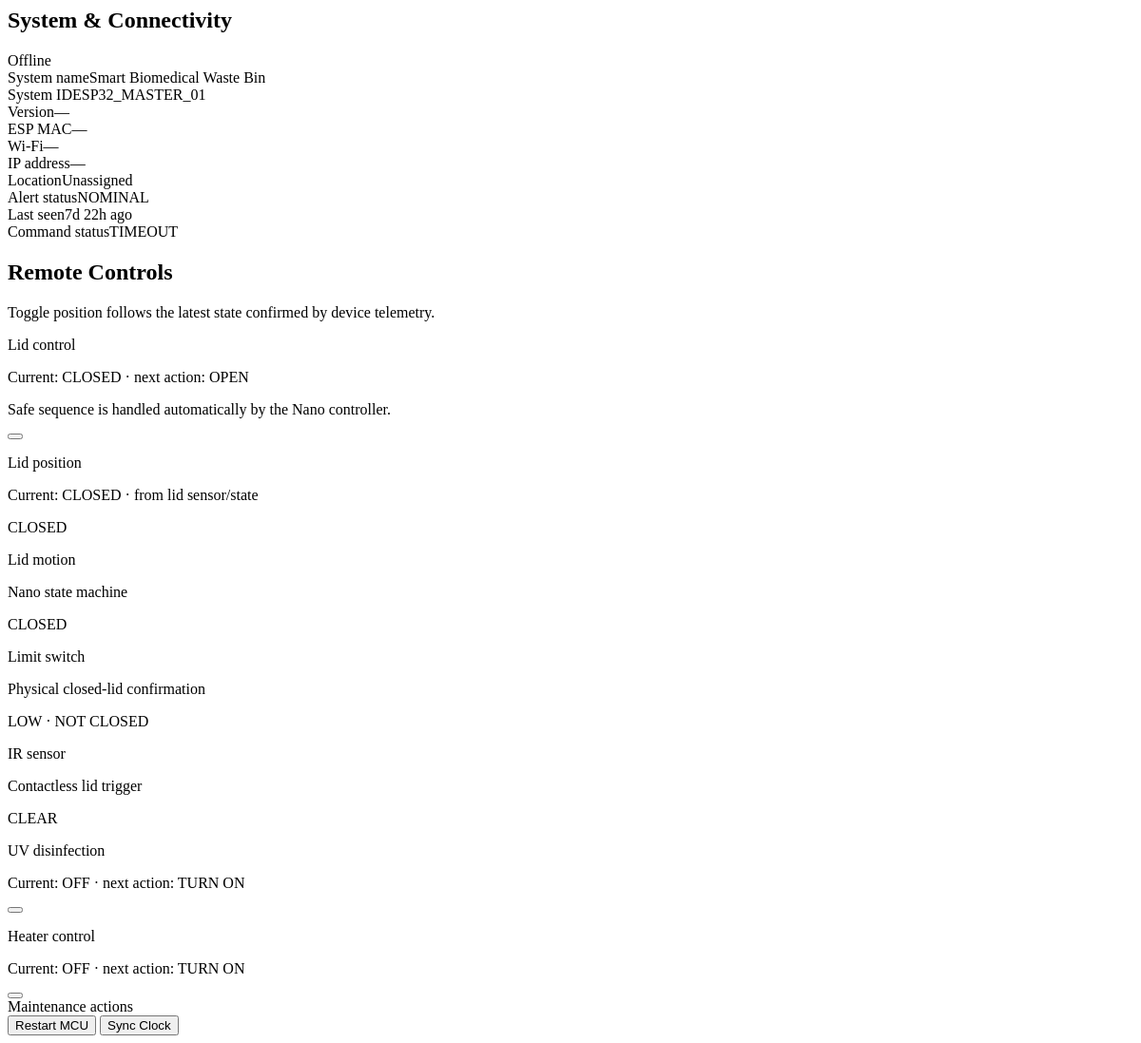
Page /device/1/controls-live/ (signed in) on the earlier database version.
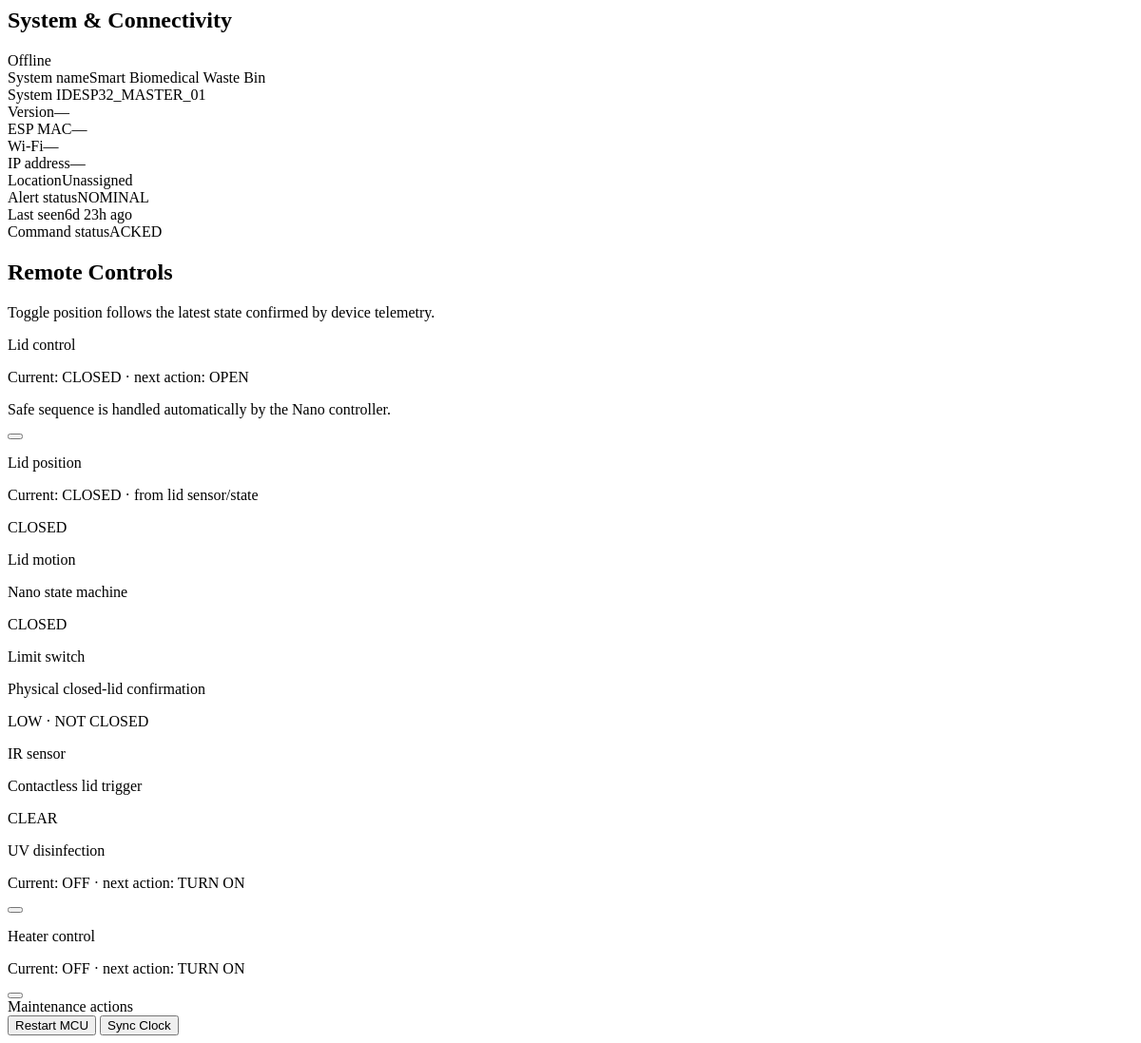
Same page on the later database version.
### home/models.py (models this page shows, shortened)
class SmartBin(models.Model):
    ALERT_CHOICES = [
        ('NOMINAL', 'Nominal Secure'),
        ('BIN_FULL', 'Critical Warning: Bin Full'),
        ('METAL', 'Sharps Alert: Metal Found'),
    ]
    device_id = models.CharField(max_length=50, unique=True)
    location_name = models.CharField(max_length=100)
    system_name = models.CharField(max_length=100, default='Smart Biomedical Waste Bin')
    system_version = models.CharField(max_length=40, blank=True, default='')
    mac_address = models.CharField(max_length=32, blank=True, default='')
    wifi_ssid = models.CharField(max_length=64, blank=True, default='')
    ip_address = models.CharField(max_length=45, blank=True, default='')
    fill_level = models.IntegerField(default=0)
    gas_value = models.IntegerField(default=0)
    alert_status = models.CharField(max_length=20, choices=ALERT_CHOICES, default='NOMINAL')
    last_seen = models.DateTimeField(auto_now=True)
    temperature = models.FloatField()
    elementTemp = models.FloatField()
    humidity = models.FloatField()
    metal = models.BooleanField()
    uv = models.BooleanField()
    heater = models.BooleanField()
    lid = models.BooleanField()
    binFull = models.BooleanField()
    interlock = models.BooleanField()
    binLevel = models.FloatField()
    heaterState = models.BooleanField(default=False)
    uvState = models.BooleanField(default=False)
    lidState = models.IntegerField(default=0)
    limitClosed = models.BooleanField(default=False)
    irDetected = models.BooleanField(default=False)
    pending_command = models.CharField(max_length=50, blank=True, null=True, default=None)
    COMMAND_STATUS_CHOICES = [
        ('NONE', 'No command sent'),
        ('PENDING', 'Sent — awaiting device confirmation'),
        ('ACKED', 'Confirmed applied by device'),
        ('TIMEOUT', 'No confirmation received in time'),
    ]
    last_command = models.CharField(max_length=50, blank=True, null=True, default=None)
    last_command_status = models.CharField(max_length=10, choices=COMMAND_STATUS_CHOICES, default='NONE')
    last_command_time = models.DateTimeField(blank=True, null=True)
    class Meta:
        ordering = ['-last_seen']
    @property
    def is_online(self):
        return timezone.now() - self.last_seen < timedelta(seconds=12)
    @property
    def duration_status(self):
        diff = timezone.now() - self.last_seen
        hours = diff.seconds // 3600
        minutes = (diff.seconds % 3600) // 60
        if diff.days > 0:
            return f"{diff.days}d {hours}h ago"

### home/views.py (the view)
# urls.py: path('device/<int:bin_id>/controls-live/', views.device_controls_fragment, name='device_controls_fragment'),
@login_required(login_url='auth_view')
def device_controls_fragment(request, bin_id):
    smart_bin = _resolve_command_status(get_object_or_404(SmartBin, id=bin_id))
    return render(request, 'home/_device_controls.html', {'bin': smart_bin})

### home/views.py (called while the page is built)
def _resolve_command_status(smart_bin):
    if smart_bin.last_command_status == 'PENDING' and smart_bin.last_command_time:
        elapsed = (timezone.now() - smart_bin.last_command_time).total_seconds()
        if elapsed > COMMAND_TIMEOUT_SECONDS:
            smart_bin.last_command_status = 'TIMEOUT'
            smart_bin.save(update_fields=['last_command_status'])
    return smart_bin

### templates/home/_device_controls.html (shortened to what the changed rows need)
<div class="grid grid-cols-1 lg:grid-cols-2 gap-6">
    <div class="bg-white border border-gray-200 rounded-xl shadow-sm overflow-hidden flex flex-col">
        <div class="px-6 py-4 border-b border-gray-200 bg-gray-50/75 flex items-center justify-between">
            <h2 class="text-sm font-bold text-gray-900 uppercase tracking-wider">System &amp; Connectivity</h2>
        </div>
        <div class="p-6 divide-y divide-gray-100 text-sm flex-grow">
            <div class="py-2.5 flex justify-between gap-4"><span class="text-gray-500 font-medium">System name</span><span class="text-right text-gray-900 font-semibold">{{ bin.system_name|default:"—" }}</span></div>
            <div class="py-2.5 flex justify-between gap-4"><span class="text-gray-500 font-medium">System ID</span><span class="font-mono text-gray-900 font-semibold">{{ bin.device_id }}</span></div>
            <div class="py-2.5 flex justify-between gap-4"><span class="text-gray-500 font-medium">Version</span><span class="font-mono text-gray-700">{{ bin.system_version|default:"—" }}</span></div>
            <div class="py-2.5 flex justify-between gap-4"><span class="text-gray-500 font-medium">ESP MAC</span><span class="font-mono text-gray-700">{{ bin.mac_address|default:"—" }}</span></div>
            <div class="py-2.5 flex justify-between gap-4"><span class="text-gray-500 font-medium">Wi-Fi</span><span class="text-right font-mono text-gray-700">{{ bin.wifi_ssid|default:"—" }}</span></div>
            <div class="py-2.5 flex justify-between gap-4"><span class="text-gray-500 font-medium">IP address</span><span class="font-mono text-gray-700">{{ bin.ip_address|default:"—" }}</span></div>
            <div class="py-2.5 flex justify-between gap-4"><span class="text-gray-500 font-medium">Location</span><span class="text-right text-gray-700">{{ bin.location_name|default:"Unassigned" }}</span></div>
            <div class="py-2.5 flex justify-between items-center"><span class="text-gray-500 font-medium">Alert status</span><span class="inline-flex px-2 py-0.5 rounded text-xs font-bold border {% if bin.alert_status == 'NOMINAL' %}bg-emerald-50 text-emerald-800 border-emerald-200{% else %}bg-rose-50 text-rose-800 border-rose-200{% endif %}">{{ bin.alert_status }}</span></div>
            <div class="py-2.5 flex justify-between gap-4"><span class="text-gray-500 font-medium">Last seen</span><span class="font-mono text-xs text-gray-600">{{ bin.duration_status }}</span></div>
            <div class="py-2.5 flex justify-between items-center"><span class="text-gray-500 font-medium">Command status</span><span class="inline-flex px-2 py-0.5 rounded text-xs font-bold border {% if bin.last_command_status == 'ACKED' %}bg-emerald-50 text-emerald-800 border-emerald-200{% elif bin.last_command_status == 'PENDING' %}bg-amber-50 text-amber-800 border-amber-200{% elif bin.last_command_status == 'TIMEOUT' %}bg-rose-50 text-rose-800 border-rose-200{% else %}bg-gray-50 text-gray-500 border-gray-200{% endif %}">{{ bin.last_command_status }}</span></div>
        </div>
    </div>
    <div class="bg-white border border-gray-200 rounded-xl shadow-sm overflow-hidden flex flex-col">
        <div class="px-6 py-4 border-b border-gray-200 bg-gray-50/75">
            <h2 class="text-sm font-bold text-gray-900 uppercase tracking-wider">Remote Controls</h2>
        </div>
    </div>
</div>

Differences in the rows shown:
changed SmartBin "Smart Biomedical Waste Bin": duration_status "7d 22h ago" → "6d 23h ago"; last_command_status "TIMEOUT" → "ACKED"
